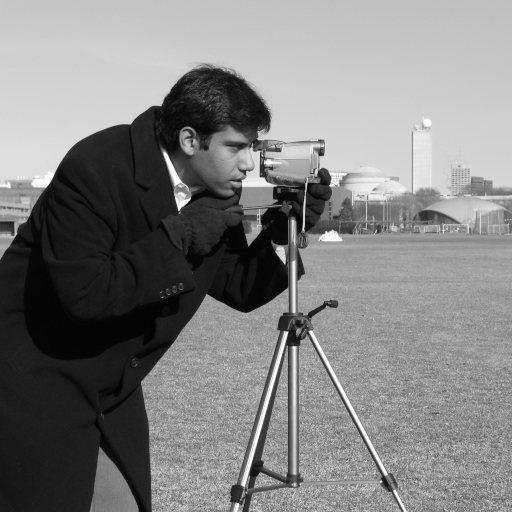
#> input picture skimage.data.camera(), 512 x 512 px
$ jupyter execute --allow-errors 1_Loading_and_manipulating_image_data_with_scikit-image.ipynb   (shell and % lines are left out)
#> lines starting #> are read from the running program, lines starting #| are printed output that depends on the picture; after the words box and inside, x2 and y2 are one past the last pixel; in counts of white or black regions, pixels touching at a corner belong together
[cell 1]
import skimage
from skimage import data

[cell 2]
import numpy as np
import matplotlib.pyplot as plt

[cell 3]
sample_image = np.random.random([300,300])
plt.imshow(sample_image)

[cell 4]
# display in greyscale
plt.imshow(sample_image,
           cmap="gray",
           interpolation="nearest")
plt.xticks([])
plt.yticks([])

[cell 5]
# display in spectral color map
plt.imshow(sample_image,
           cmap="Spectral",
           interpolation="nearest")
plt.xticks([])
plt.yticks([])

[cell 6]
camera=data.camera()
#> camera is the input picture: shape (512, 512); min 0, max 255, mean 129.1

[cell 7]
plt.figure(figsize=(8,6))
plt.imshow(camera)

[cell 8]
# read an image from a local folder
tree = skimage.io.imread("./images/tree.jpeg",as_gray=True)
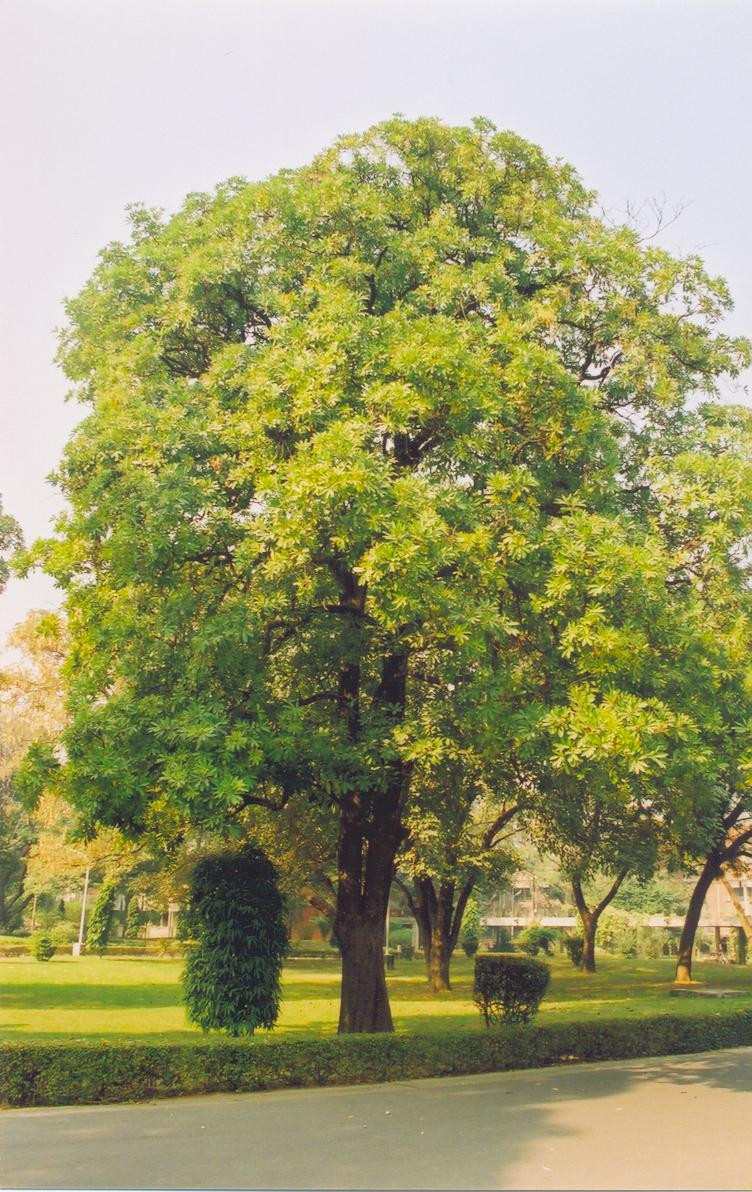
#> input picture images/tree.jpeg, 752 x 1192 px
#> tree: shape (1192, 752) float64; min 0.0795, max 0.987, mean 0.589
plt.imshow(tree)

[cell 9]
tree.shape
#> Out = (1192, 752)

[cell 10]
plt.imshow(tree,cmap="gray")

[cell 11]
tree_copy = tree.copy()
tree_copy[100,200]

# update a pixel in the photo matrix
tree_copy[100,200] = 0
#> tree_copy: shape (1192, 752) float64; min 0, max 0.987, mean 0.589

[cell 12]
# manipute image using mask - this turns all pixels with colors in the original picture into white
mask = tree_copy < 0.5
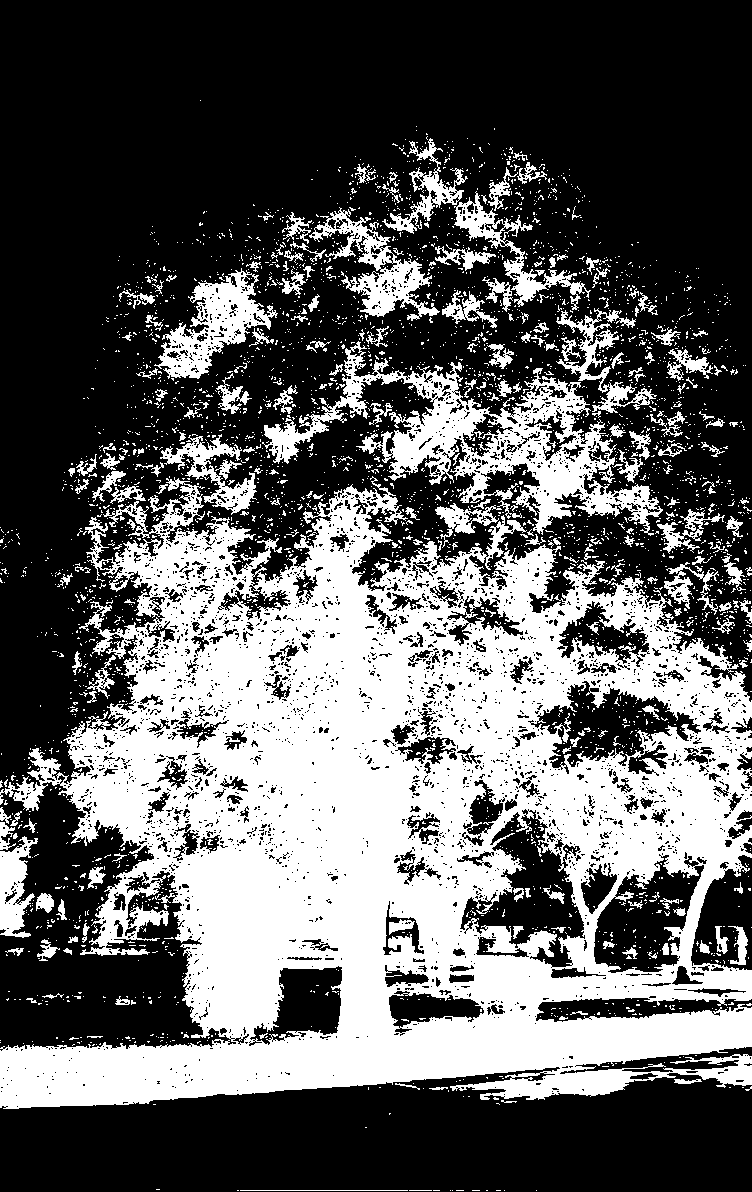
#> mask: shape (1192, 752) bool; 37.2% white; 3387 white regions (3146 under 20 px), largest, box (x1, y1, x2, y2) and area: (0, 476, 752, 1109) 262196, (262, 341, 663, 536) 20053, (154, 268, 278, 379) 5159
tree_copy[mask] = 255
plt.figure(figsize=(8,6))
plt.imshow(tree_copy,cmap="gray")

[cell 13]
# a different mask which shows the tree in black
tree_copy = tree.copy()
mask = tree_copy < 0.5
tree_copy[mask] = 0
plt.figure(figsize=(8,6))
plt.imshow(tree_copy,cmap="gray")

### Masking

#> (a cell that did not finish here is left out)

#> (a cell that did not finish here is left out)

#> (a cell that did not finish here is left out)

### Zoom into a particular portion of the image

#> (a cell that did not finish here is left out)

[cell 18]
many_trees = np.array([tree.copy(),tree.copy(),tree.copy(),tree.copy()])
many_trees.shape
#> Out = (4, 1192, 752)
# this returns (batch_size,height, width)

### Block views and pooling operations

[cell 19]
import numpy as np
import matplotlib.pyplot as plt
import skimage.io
from skimage import color
from skimage.util import view_as_blocks

three_cats = skimage.io.imread("./images/three_cats.jpeg")
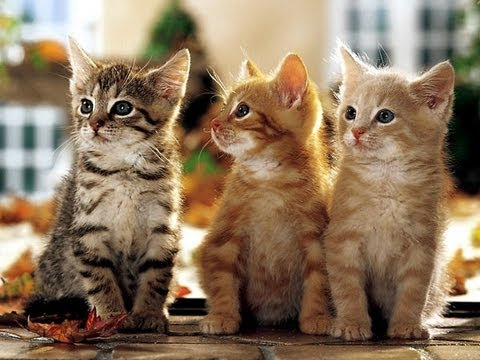
#> input picture images/three_cats.jpeg, 480 x 360 px
#> three_cats is the input picture: shape (360, 480, 3); mean R, G, B 141.8, 119.3, 94.2
three_cats = color.rgb2gray(three_cats)
#> three_cats: shape (360, 480) float64
plt.imshow(three_cats,cmap="gray")
three_cats.shape # if the image is color, then the output would be a tuple with three values and ends with "3"
#> Out = (360, 480)

[cell 20]
block_shape = (4, 4)

Note that the block shape should be a dividor of the shape of the photo. For example, if you use **(7,7)** for this photo of shape **(360, 480)**, then it will throw an error
*view_as_blocks 'block_shape' is not compatible with 'arr_in'*

[cell 21]
three_cats_blocks = view_as_blocks(three_cats,block_shape)

[cell 22]
three_cats_blocks.shape
#> Out = (90, 120, 4, 4)
# returns a tuple of (Height/block_shape[0], Width/block_shape[1], block_shape[0], block_shape[1])

### Flatten the last dimension using the reshape() function in numpy

[cell 23]
flattened_blocks = three_cats_blocks.reshape(three_cats_blocks.shape[0],three_cats_blocks.shape[1], -1)
# flattens the last two dimensions into a single 1D array
print("Shape of the block image: ", three_cats_blocks.shape)
#| Shape of the block image:  (90, 120, 4, 4)
print("Shape of the flattened blocks: ", flattened_blocks.shape)
#| Shape of the flattened blocks:  (90, 120, 16)

### Mean-pooling: find the mean value for each block

[cell 24]
mean_blocks = np.mean(flattened_blocks, axis=2)
plt.imshow(mean_blocks, interpolation = "nearest",cmap="gray")

You can see that the pooled image is more blurry than the original.

### Max-pooling: find the max value for each block

[cell 25]
max_blocks = np.max(flattened_blocks, axis=2)
plt.imshow(max_blocks, interpolation = "nearest",cmap="gray")

### Median-pooling

[cell 26]
median_blocks = np.median(flattened_blocks, axis=2)
plt.imshow(median_blocks, interpolation = "nearest",cmap="gray")

### Contour detection using the marching squares algorithm

#### 1. A simple example with triangles

[cell 27]
import skimage.io
from skimage import measure
from skimage import color
from skimage.util import view_as_blocks

shapes = skimage.io.imread("./images/shapes.png")
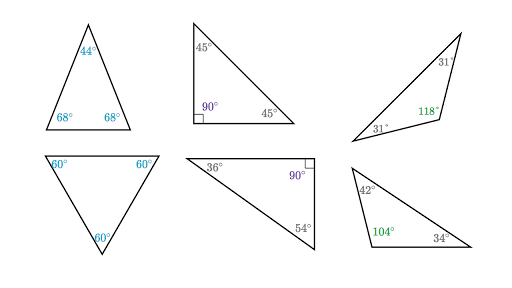
#> input picture images/shapes.png, 512 x 288 px
#> shapes is the input picture: shape (288, 512, 3); mean R, G, B 249.5, 249.7, 249.8
shapes.shape
#> Out = (288, 512, 3)

[cell 28]
plt.imshow(shapes)

[cell 29]
shapes = color.rgb2gray(shapes)
#> shapes: shape (288, 512) float64
plt.imshow(shapes,cmap="gray")

[cell 30]
contours = measure.find_contours(shapes, 0.5)
#> contours = 85 point arrays, longest 443 points
len(contours)
#> Out = 85

[cell 31]
fig, axes = plt.subplots(1,2, figsize=(16,12),
                        sharex = True, sharey=True)
ax = axes.ravel()

ax[0].imshow(shapes, cmap="gray")
ax[0].set_title("Original Image", fontsize=20)

ax[1].imshow(shapes, cmap="gray",interpolation="nearest")
ax[1].set_title("Contour",fontsize=20)

for n, contour in enumerate(contours):
    ax[1].plot(contour[:,1],contour[:, 0],linewidth = 5)
#> this loop made 85 passes

plt.show()

#### 2. A more complex example with curves

[cell 32]
A, B = np.ogrid[-np.pi:np.pi:100j, -np.pi:np.pi:100j]
complex_image = np.sin(np.exp((np.sin(A)**3 + np.cos(B)**3)))
complex_image.shape

[cell 33]
plt.imshow(complex_image, cmap="gray")

[cell 34]
contours = measure.find_contours(complex_image, 0.7)
len(contours)

[cell 35]
fig, axes = plt.subplots(figsize=(12, 8))

axes.imshow(complex_image,
           cmap="gray",
           interpolation = "nearest")
axes.set_title("Contour",fontsize=20)

for n, contour in enumerate(contours):
    axes.plot(contour[:,1], contour[:,0], linewidth = 5)

plt.show()

### Convex Hull

**Definition**: Give a X, a set of points in a plane, the convex hull of X is the smallest convex polygon that contains all points in X. Used for pattern reconition.

[cell 36]
from skimage.morphology import convex_hull_image
from skimage import data, img_as_float
from skimage.util import invert

[cell 37]
horse_image = data.horse()
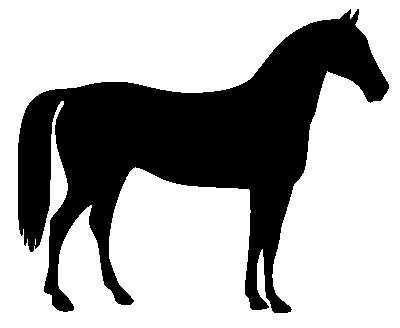
#> input picture skimage.data.horse(), 400 x 328 px
#> horse_image is the input picture: shape (328, 400) bool; 66.9% white; 1 black region, box (x1, y1, x2, y2) and area: (18, 9, 389, 313) 43412
horse_inverted = invert(data.horse())

[cell 38]
fig, axes = plt.subplots(1,2,
                        figsize=(12,8),
                        sharex=True, sharey = True)

ax = axes.ravel()

ax[0].set_title("Original")
ax[0].imshow(horse_image,cmap="gray")

ax[1].set_title("Inverted")
ax[1].imshow(horse_inverted,cmap="gray")

fig.tight_layout()
plt.show()

[cell 39]
# find the convex hull for the white data points
convexhull_horse = convex_hull_image(horse_inverted)
#> convexhull_horse: shape (328, 400) bool; 63.9% white; 1 black region, box (x1, y1, x2, y2) and area: (0, 0, 400, 328) 47395

[cell 40]
fig, axes = plt.subplots(1,2,
                        figsize=(12,8),
                        sharex=True, sharey = True)

ax = axes.ravel()

ax[0].set_title("Inverted")
ax[0].imshow(horse_inverted,cmap="gray")

ax[1].set_title("Convex Hull")
ax[1].imshow(convexhull_horse,cmap="gray")

fig.tight_layout()
plt.show()

[cell 41]
# overlaying the convex hull on top of the inverted horse image
convexhull_diff = img_as_float(convexhull_horse.copy())
convexhull_diff[horse_inverted]=2
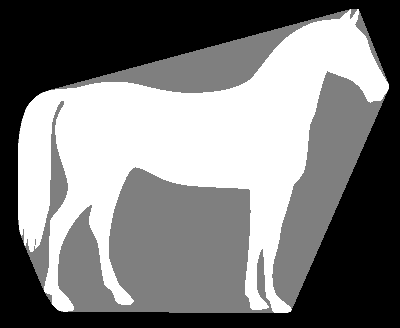
#> convexhull_diff: shape (328, 400) float64; min 0, max 2, mean 0.97; drawn with min black and max white

[cell 42]
fig, ax = plt.subplots(figsize=(12,8))

ax.imshow(convexhull_diff,
         cmap = "gray",
         interpolation="nearest")

ax.set_title("Difference between Inverted and Convex Hull")

plt.show()

### Edge Detection
**search-based** (using first-order derivatives) vs. **zero-crossing** ( more sophisticated, using second-order derivatives)

1. **Roberts cross detection**
2. **Sobel edge detection**

[cell 43]
from skimage import color, data, io
from skimage.filters import roberts, sobel

sky = skimage.io.imread("./images/sky.jpeg")
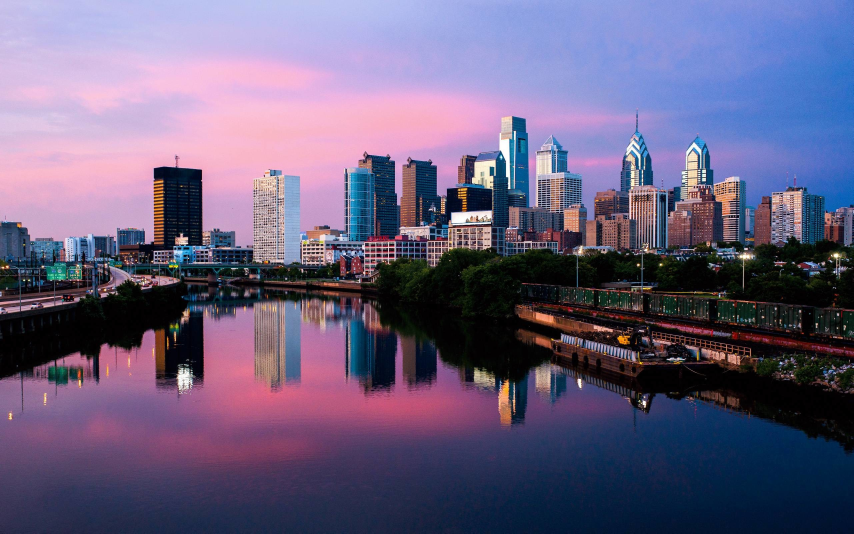
#> input picture images/sky.jpeg, 2560 x 1600 px (shown at 1/3 size)
#> sky is the input picture: shape (1600, 2560, 3); mean R, G, B 104.8, 95.1, 126.5
sky = color.rgb2gray(sky)
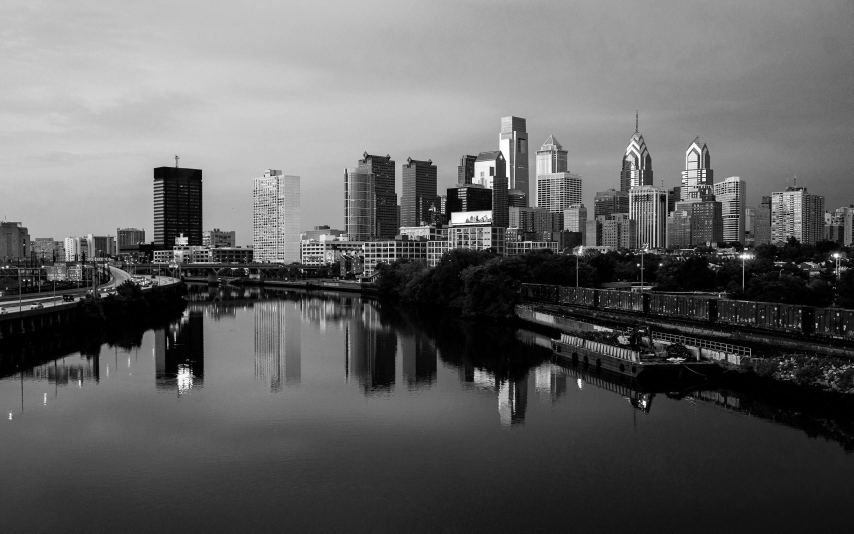
#> sky: shape (1600, 2560) float64 (shown at 1/3 size); min 0, max 1, mean 0.39

plt.figure(figsize=(6,6))
plt.imshow(sky,cmap="gray")

[cell 44]
# Roberts cross detection
sky_roberts = roberts(sky)
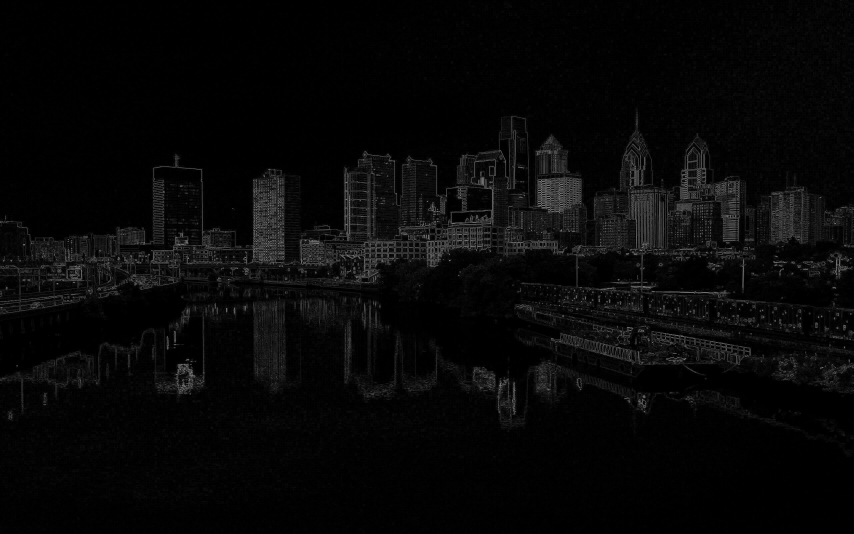
#> sky_roberts: shape (1600, 2560) float64 (shown at 1/3 size); min 0, max 0.836, mean 0.0323

plt.figure(figsize=(8,8))
plt.imshow(sky_roberts,cmap="gray")

[cell 45]
# Sobel edge detection
sky_sobel = sobel(sky)

plt.figure(figsize=(8,8))
plt.imshow(sky_sobel,cmap="gray")

**Sobel edge detector** is in general more sensitive to **diagonal edges** and better at detecting them as opposed to horizontal or vertical edges.

### Canny edge detection: better performance than Roberts and Sobel, especially for noisy images

[cell 46]
import numpy as np
import matplotlib.pyplot as plt
from scipy import ndimage as ndi

from skimage.feature import canny
from skimage.draw import polygon

[cell 47]
sample_image = np.zeros((500,500),dtype=np.double)

[cell 48]
poly = np.array(((200,100),
                (150,200),
                (150,300),
                (250,300),
                (350,200))) # this specifies the vertices
rr, cc = polygon(poly[:, 0],poly[:,1],sample_image.shape)

sample_image[rr,cc]=1

[cell 49]
plt.figure(figsize=(6,6))
plt.imshow(sample_image,cmap="gray")

[cell 50]
im = ndi.gaussian_filter(sample_image,4)
im += 0.2 * np.random.random(im.shape)

[cell 51]
edges1 = canny(im, sigma=1)
edges12 = canny(im, sigma =1.3)
edges2 = canny(im, sigma = 1.7)

Larger value of sigma = less sensitive to noise

[cell 52]
fig, (ax0,ax1,ax2,ax3) = plt.subplots(nrows=1, ncols=4, figsize=(12,4),
                                     sharex=True,sharey=True)

ax0.imshow(im, cmap="gray")
ax0.axis("off")
ax0.set_title("noisy")

ax1.imshow(edges1, cmap="gray")
ax1.axis("off")
ax1.set_title("Canny filter, $\sigma = 1$")

ax2.imshow(edges12, cmap="gray")
ax2.axis("off")
ax2.set_title("Canny filter, $\sigma = 1.3$")

ax3.imshow(edges2, cmap="gray")
ax3.axis("off")
ax3.set_title("Canny filter, $\sigma = 1.7$")
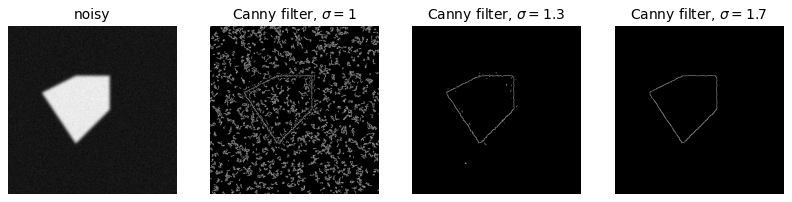
#> figure drawn by matplotlib, 4 panels
